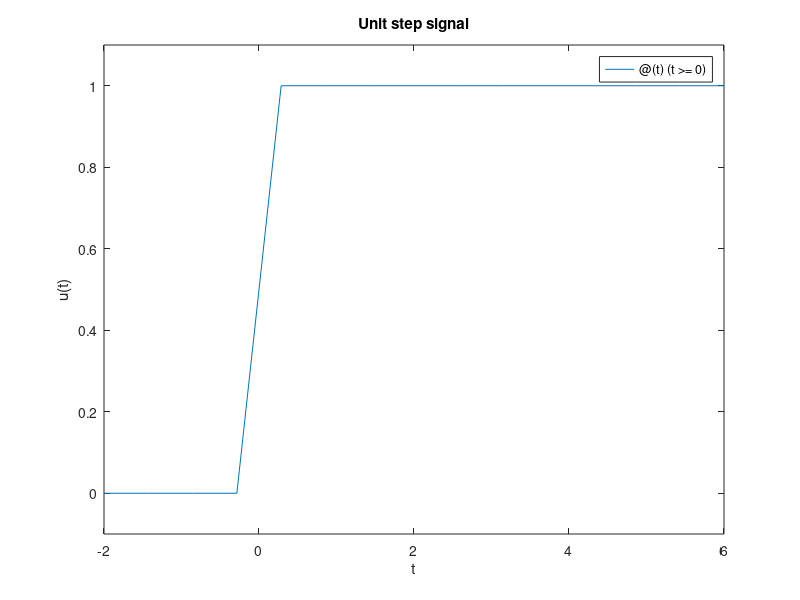

Source code (MATLAB):
%step signal u(t) = (t>=0) ? 1:0;
t1 = -2;
t2 = 6;
tstep = 0.001;
t = t1:tstep:t2;
x = (t>=0); %% rezulta un vector x
% in x sunt stocate valori de 0 sau 1, valorile expresiei
% (t>=0) pentru fiecare element al vectorului t
plot(t,x);
xlabel('t');
ylabel('u(t)');
title('Unit step signal');
axis([t1-tstep, t2+tstep, -0.1, 11]);
%% cod echivalent cu codul de mai sus,
% doar folosind declaratia de functie anonime si fplot
x = @(t) (t>=0);
t1 = -2; t2 = 6;
t = [t1,t2];
fplot(x,t);
xlabel('t');
ylabel('u(t)');
axis([t -0.1 1.1])
title('Unit step signal');
